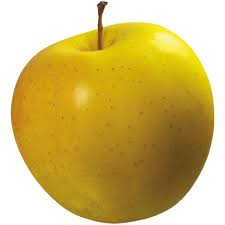
#> input picture download (5).jpeg, 225 x 225 px
$ python -i redness.py   (imports and definitions only)
#> lines starting #> are read from the running program, lines starting #| are printed output that depends on the picture
from PIL import Image, ImageDraw, ImageFont

def calculate_average_rgb(image_path, box_size=100):
    # Open the image
#> called with image_path = 'download (5).jpeg', box_size = 100
    img = Image.open(image_path)
#> img is the input picture: PIL image 225x225 RGB; mean R, G, B 208.1, 184.4, 107.9
    width, height = img.size
#> width = 225; height = 225

    # Calculate the coordinates for the bounding box
    left = max(0, width // 2 - box_size // 2)
#> left = 62
    top = max(0, height // 2 - box_size // 2)
#> top = 62
    right = min(width, width // 2 + box_size // 2)
#> right = 162
    bottom = min(height, height // 2 + box_size // 2)
#> bottom = 162

    # Crop the image
    cropped_img = img.crop((left, top, right, bottom))
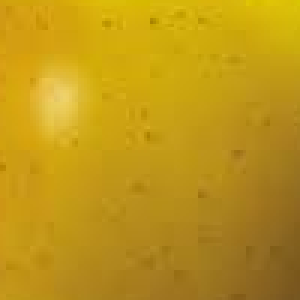
#> cropped_img: PIL image 100x100 RGB (shown 3 times larger); mean R, G, B 191.1, 150.3, 23.2

    # Calculate the average RGB value
    average_rgb = tuple(int(x) for x in cropped_img.resize((1, 1)).getpixel((0, 0)))
#> average_rgb = (192, 151, 23)

    # Show the cropped image
    cropped_img.show()

    # Return the average RGB value as a color
    return 'rgb{}'.format(average_rgb)

# Test the function
image_path = 'download (5).jpeg'
# [1 line not run here, left out]

>>> result = calculate_average_rgb('download (5).jpeg')
#> result = 'rgb(192, 151, 23)'

$ run again, on download (4).jpeg
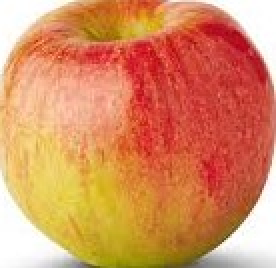
#> input picture download (4).jpeg, 138 x 134 px (shown 2 times larger)
#> in calculate_average_rgb, img is the input picture: PIL image 138x134 RGB; mean R, G, B 216.6, 141.5, 96.3
#> in calculate_average_rgb, `cropped_img = img.crop((left, top, right, bottom))`:
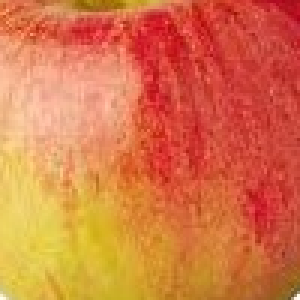
#> cropped_img: PIL image 100x100 RGB (shown 3 times larger); mean R, G, B 216.4, 118.2, 69.8
#> average_rgb = (217, 117, 70)
#> result = 'rgb(217, 117, 70)'

$ run again, on download (6).jpeg
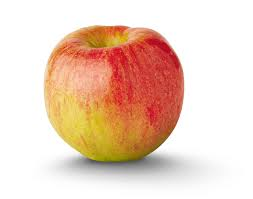
#> input picture download (6).jpeg, 253 x 199 px
#> in calculate_average_rgb, img is the input picture: PIL image 253x199 RGB; mean R, G, B 237, 209.3, 192.5
#> in calculate_average_rgb, `cropped_img = img.crop((left, top, right, bottom))`:
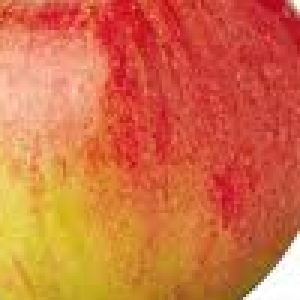
#> cropped_img: PIL image 100x100 RGB (shown 3 times larger); mean R, G, B 212.1, 111, 67.2
#> average_rgb = (213, 108, 65)
#> result = 'rgb(213, 108, 65)'
